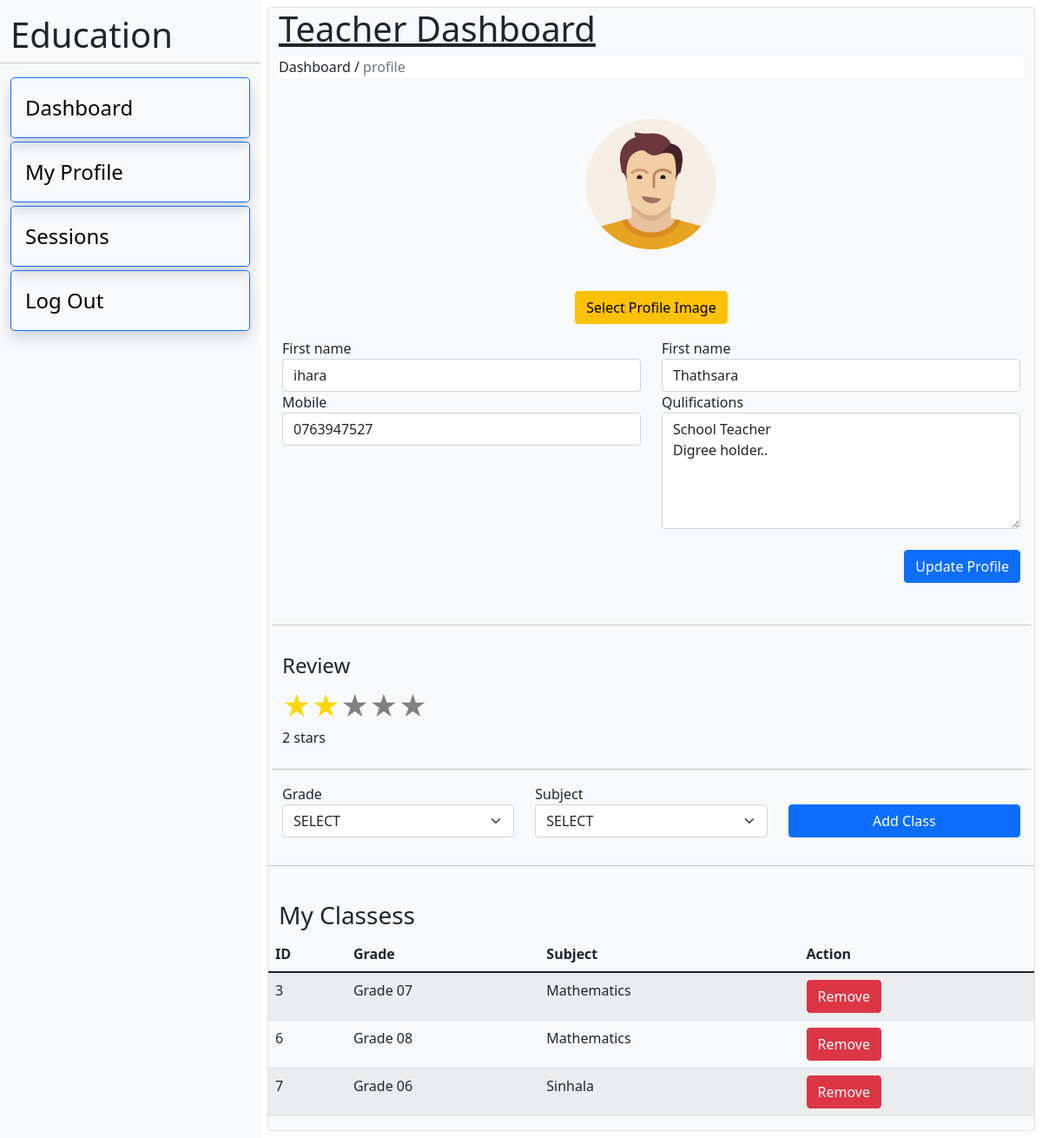
Screenshot of /teacher/my-profile.php (signed in) with the database file from the repository.
### tables this page shows
CREATE TABLE IF NOT EXISTS `teacher` (
  `id` int NOT NULL AUTO_INCREMENT,
  `fname` varchar(50) NOT NULL,
  `lname` varchar(50) NOT NULL,
  `email` varchar(50) NOT NULL,
  `mobile` varchar(10) NOT NULL,
  `password` text NOT NULL,
  `qulification` text,
  `status` int DEFAULT '0',
  `profile` text,
  PRIMARY KEY (`id`)
);

CREATE TABLE IF NOT EXISTS `teacher_has_grade_has_subject` (
  `id` int NOT NULL AUTO_INCREMENT,
  `grade_id` int DEFAULT NULL,
  `subject_id` int DEFAULT NULL,
  `teacher_id` int DEFAULT NULL,
  PRIMARY KEY (`id`),
  KEY `FK_grade_has_subject_grade` (`grade_id`),
  KEY `FK_grade_has_subject_subject` (`subject_id`),
  KEY `FK_teacher_has_grade_has_subject_teacher` (`teacher_id`),
  CONSTRAINT `FK_grade_has_subject_grade` FOREIGN KEY (`grade_id`) REFERENCES `grade` (`id`) ON DELETE CASCADE,
  CONSTRAINT `FK_grade_has_subject_subject` FOREIGN KEY (`subject_id`) REFERENCES `subject` (`id`) ON DELETE CASCADE,
  CONSTRAINT `FK_teacher_has_grade_has_subject_teacher` FOREIGN KEY (`teacher_id`) REFERENCES `teacher` (`id`) ON DELETE CASCADE
);

CREATE TABLE IF NOT EXISTS `grade` (
  `id` int NOT NULL AUTO_INCREMENT,
  `name` varchar(50) DEFAULT NULL,
  PRIMARY KEY (`id`)
);

CREATE TABLE IF NOT EXISTS `subject` (
  `id` int NOT NULL AUTO_INCREMENT,
  `name` varchar(50) DEFAULT NULL,
  PRIMARY KEY (`id`)
);

### connection.php (called while the page is built, shortened)
<?php
class Database {
    public static $connection;
    public static function setUpConnection() {
        if (!isset(Database::$connection)) {
            Database::$connection = new mysqli("localhost", "root", "IharaThathsara31@#", "edu", "3306");
        }
    }
    public static function search($query, $params = [], $types = "") {
        if (empty($params)) {
            $result = Database::$connection->query($query);
        } else {
            $stmt = Database::$connection->prepare($query);
            $stmt->bind_param($types, ...$params);
            $stmt->execute();
            $result = $stmt->get_result();
        }
        return $result;
    }
}
?>

### teacher/my-profile.php (the view, shortened to what this page needs)
<?php
if (isset($_SESSION["teacher"])) {
    require "../connection.php";
    $teacher_rs = Database::search("SELECT * FROM `teacher` WHERE `id` = ?", [$_SESSION['teacher']['id']], "s");
    $teacher_data = $teacher_rs->fetch_assoc();
?>
    <!DOCTYPE html>
    <html lang="en">
    <head>
        <link rel="stylesheet" href="../css/bootstrap.css" />
    </head>
    <body>
        <div class="container-fluid">
            <div class="row">
                <div class="col-12 col-md-3 bg-light">
                    <div class="row">
                        <h1 class="mt-3">Education</h1>
                        <hr>
                        <ul>
                            <li class="border border-1 border-primary shadow rounded-3 p-3 mb-1 fs-4" style="cursor: pointer;" onclick="window.location = 'dashboard.php';"><a class="text-decoration-none text-black" href="dashboard.php">Dashboard</a></li>
                            <li class="border border-1 border-primary shadow rounded-3 p-3 mb-1 fs-4" style="cursor: pointer;" onclick="window.location = 'my-profile.php';"><a class="text-decoration-none text-black" href="my-profile.php">My Profile</a></li>
                            <li class="border border-1 border-primary shadow rounded-3 p-3 mb-1 fs-4" style="cursor: pointer;" onclick="window.location = 'my-session.php';"><a class="text-decoration-none text-black" href="my-session.php">Sessions</a></li>
                            <li class="border border-1 border-primary shadow rounded-3 p-3 mb-1 fs-4" style="cursor: pointer;" onclick="logOut();"><a class="text-decoration-none text-black" href="#">Log Out</a></li>
                        </ul>
                    </div>
                </div>
                <div class="col-12 col-md-9">
                    <div class="row p-2">
                        <div class="col-12 border border-1 rounded bg-light">
                            <div class="row">
                                <h1 class="text-decoration-underline">Teacher Dashboard</h1>
                                <div>
                                    <p class="bg-body">Dashboard / <span class="text-secondary">profile</span></p>
                                </div>
                                <div class="col-12 p-3">
                                    <div class="row">
                                        <div class="d-flex flex-column align-items-center text-center p-3">
                                            <img id="viewimg" src="..//<?php echo $teacher_data['profile']; ?>" class="rounded " style="width: 150px;" />
                                            <label class="btn btn-warning mt-5" for="profileimg" onclick="changeImage();">Select Profile Image</label>
                                        </div>
                                        <div class="col-md-6">
                                            <label for="">First name</label>
                                            <input class="form-control" id="fname" type="text" value="<?php echo $teacher_data['fname']; ?>" />
                                        </div>
                                        <div class="col-md-6">
                                            <label for="">First name</label>
                                            <input class="form-control" id="lname" type="text" value="<?php echo $teacher_data['lname']; ?>" />
                                        </div>
                                        <div class="col-md-6">
                                            <label for="">Mobile</label>
                                            <input class="form-control" id="mobile" type="text" value="<?php echo $teacher_data['mobile']; ?>" />
                                        </div>
                                        <div class="col-md-6">
                                            <label for="">Qulifications</label>
                                            <textarea class="form-control" rows="5" id="qulification"><?php echo $teacher_data['qulification']; ?></textarea>
                                        </div>
                                        <div class="col-12 my-4 text-end">
                                            <button class="btn btn-primary " onclick="updateProfile();">Update Profile</button>
                                        </div>
                                        <div class="col-12">
                                            <div class="row">
                                                <?php
                                                $review_rs = Database::search("SELECT COUNT(`review`.`id`) AS `revireCount`,SUM(`review`.`rate`) AS `reviewRate`  FROM `review` INNER JOIN `session` ON `review`.`session_id`=`session`.`id` INNER JOIN `teacher_has_grade_has_subject` ON `session`.`teacher_grade_subject_id` = `teacher_has_grade_has_subject`.`id` WHERE `teacher_has_grade_has_subject`.`teacher_id`=?", [$_SESSION['teacher']['id']], "s");
                                                $review_data = $review_rs->fetch_assoc();
                                                $revireCount=$review_data["revireCount"];
                                                $reviewRate=$review_data["reviewRate"];
                                                if($revireCount>0){
                                                    $rate = $reviewRate / $revireCount;
                                                  }
                                                ?>
                                                <hr class="mt-4">
                                                <div class="col-12 mt-3">
                                                    <div class="row">
                                                        <h4>Review</h4>
                                                        <div id="star-rating" class="d-flex">
                                                            <span class="star <?php echo $rate>=1?'selected':''; ?>" data-value="1">&#9733;</span>
                                                            <span class="star <?php echo $rate>=2?'selected':''; ?>" data-value="2">&#9733;</span>
                                                            <span class="star <?php echo $rate>=3?'selected':''; ?>" data-value="3">&#9733;</span>
                                                            <span class="star <?php echo $rate>=4?'selected':''; ?>" data-value="4">&#9733;</span>
                                                            <span class="star <?php echo $rate>=5?'selected':''; ?>" data-value="5">&#9733;</span>
                                                        </div>
                                                        <span><?php echo $reviewRate; ?> stars</span>
                                                    </div>
                                                </div>
                                            </div>
                                        </div>
                                        <hr class="mt-4">
                                        <div class="col-md-4 ">
                                            <label for="">Grade</label>
                                            <select class="form-select" id="grade">
                                                <option value="0">SELECT</option>
                                            </select>
                                        </div>
                                        <div class="col-md-4">
                                            <label for="">Subject</label>
                                            <select class="form-select" id="subject">
                                                <option value="0">SELECT</option>
                                            </select>
                                        </div>
                                        <div class="col-md-4">
                                            <button class="btn btn-primary w-100 mt-4" onclick="addCladdForTeacher();">Add Class</button>
                                        </div>
                                    </div>
                                </div>
                                <hr class="mt-3">
                                <div class="col-12 mt-4">
                                    <div class="row">
                                        <h3>My Classess</h3>
                                        <table class="table table-striped table-hover">
                                            <thead>
                                                <tr>
                                                    <th>ID</th>
                                                    <th>Grade</th>
                                                    <th>Subject</th>
                                                    <th>Action</th>
                                                </tr>
                                            </thead>
                                            <tbody>
                                                <?php
                                                $tgs_rs = Database::search("SELECT `teacher_has_grade_has_subject`.`id` AS `id`,`grade`.`name` AS `grade`,`subject`.`name` AS `subject` FROM `teacher_has_grade_has_subject` INNER JOIN `grade` ON `teacher_has_grade_has_subject`.`grade_id`=`grade`.`id` INNER JOIN `subject` ON `teacher_has_grade_has_subject`.`subject_id`=`subject`.`id` WHERE `teacher_id`=?", [$_SESSION['teacher']['id']], "s");
                                                $tgs_num = $tgs_rs->num_rows;
                                                for ($i = 0; $i < $tgs_num; $i++) {
                                                    $tgs_data = $tgs_rs->fetch_assoc();
                                                ?>
                                                    <tr>
                                                        <td><?php echo $tgs_data['id']; ?></td>
                                                        <td><?php echo $tgs_data['grade']; ?></td>
                                                        <td><?php echo $tgs_data['subject']; ?></td>
                                                        <td><button class="btn btn-danger" onclick="removeTeacherClass(<?php echo $tgs_data['id']; ?>);">Remove</button></td>
                                                    </tr>
                                                <?php
                                                }
                                                ?>
                                            </tbody>
                                        </table>
                                    </div>
                                </div>
                            </div>
                        </div>
                    </div>
                </div>
            </div>
        </div>
    </body>
    </html>
<?php
} else {
    header("Location: login.php");
}
?>

### teacher/my-profile.php (style rules this page uses)
.star { font-size: 2rem; color: gray; cursor: pointer; }
.star.selected { color: gold; }

### rows the page displays
teacher: profile (picture), fname "ihara", lname "Thathsara", mobile "0763947527", qulification "School Teacher Digree holder.."
teacher_has_grade_has_subject: id "3", grade.name "Grade 07", subject.name "Mathematics"
teacher_has_grade_has_subject: id "6", grade.name "Grade 08", subject.name "Mathematics"
teacher_has_grade_has_subject: id "7", grade.name "Grade 06", subject.name "Sinhala"

### other values shown
$reviewRate "2"
